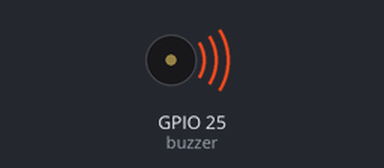
Recording of a program running on a simulated Raspberry Pi (BCM pin numbers). Parts: buzzer (waves = sounding).

Above: at 0.2 s.
Timing chart, 0 to 5.2 s (numbered marks = the images above):
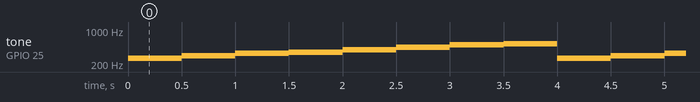

The program:

gpio03_buzzer.py
```python
import RPi.GPIO as GPIO
import time

GPIO.setwarnings(False)
GPIO.setmode(GPIO.BCM)

buzzer = 25
scale = [262,294,330,349,392,440,494,523] # 도레미파솔라시도 주파수
#scale = [493,261] # 도레미파솔라시도 주파수
GPIO.setup(buzzer, GPIO.OUT)

p = GPIO.PWM(buzzer, 600) # 주파수 600 PWM 생성
p.start(50) # 듀티사이클 50%
try:
    while True:
        for i in range(8): # or 2
            p.ChangeFrequency(scale[i])
            time.sleep(0.5)

finally:
    p.stop() # PWM stop
    GPIO.cleanup()
```

Measured:
- by itself, tone on GPIO 25 (buzzer): repeats every 4.0 s: 294 Hz 0.50 s, 330 Hz 0.50 s, 349 Hz 0.50 s, 392 Hz 0.50 s, 440 Hz 0.50 s, 494 Hz 0.50 s, 523 Hz 0.50 s, 262 Hz 0.50 s
